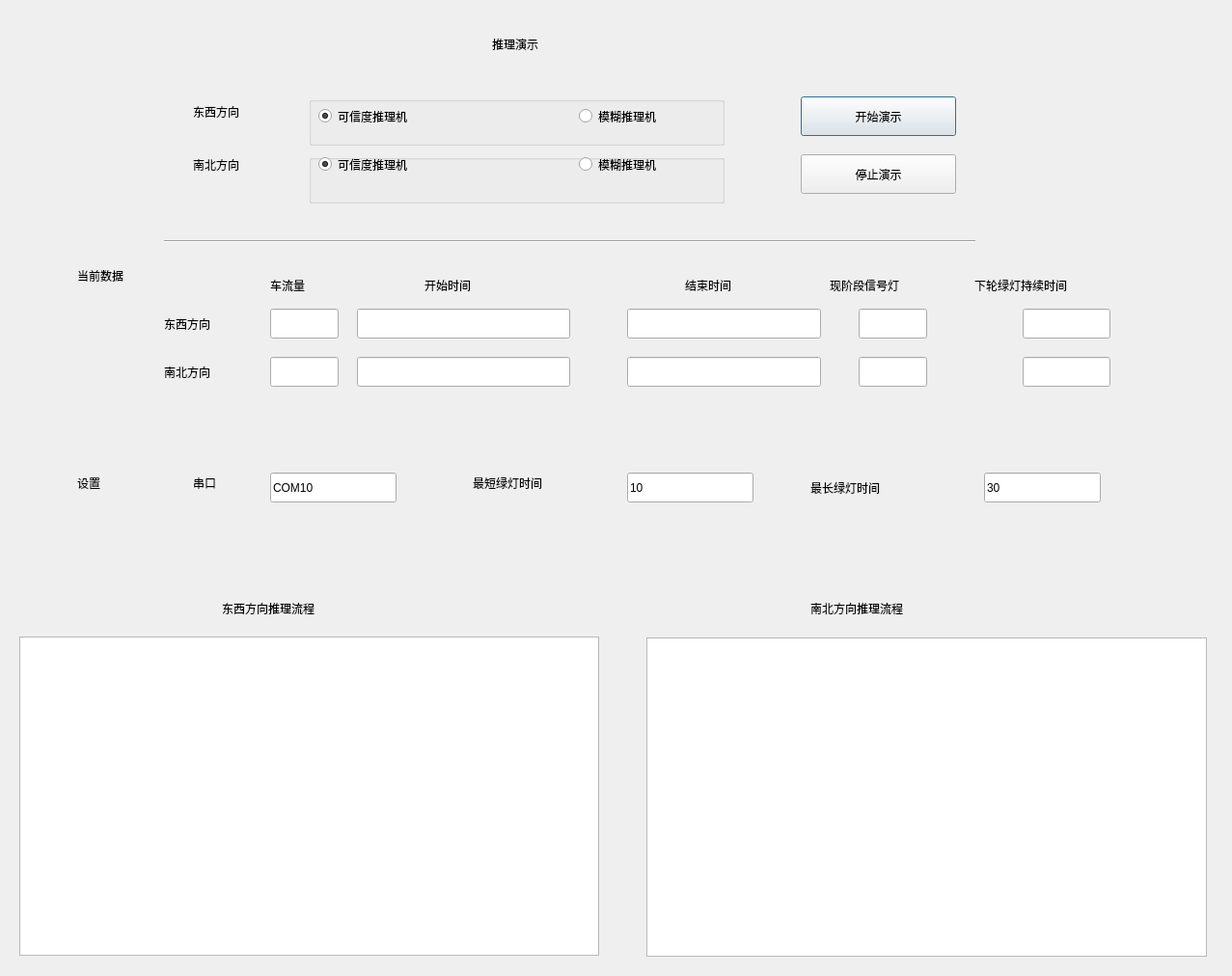
<?xml version="1.0" encoding="UTF-8"?>
<ui version="4.0">
 <class>startCollect_dialog</class>
 <widget class="QDialog" name="startCollect_dialog">
  <property name="geometry">
   <rect>
    <x>0</x>
    <y>0</y>
    <width>1277</width>
    <height>1012</height>
   </rect>
  </property>
  <property name="windowTitle">
   <string>Dialog</string>
  </property>
  <widget class="QLabel" name="label">
   <property name="geometry">
    <rect>
     <x>510</x>
     <y>20</y>
     <width>161</width>
     <height>51</height>
    </rect>
   </property>
   <property name="styleSheet">
    <string notr="true">
font: 20pt &quot;宋体&quot;;</string>
   </property>
   <property name="text">
    <string>推理演示</string>
   </property>
  </widget>
  <widget class="QLabel" name="label_2">
   <property name="geometry">
    <rect>
     <x>200</x>
     <y>100</y>
     <width>111</width>
     <height>31</height>
    </rect>
   </property>
   <property name="styleSheet">
    <string notr="true">
font: 14pt &quot;宋体&quot;;</string>
   </property>
   <property name="text">
    <string>东西方向</string>
   </property>
  </widget>
  <widget class="QLabel" name="label_3">
   <property name="geometry">
    <rect>
     <x>200</x>
     <y>160</y>
     <width>111</width>
     <height>21</height>
    </rect>
   </property>
   <property name="styleSheet">
    <string notr="true">
font: 14pt &quot;宋体&quot;;</string>
   </property>
   <property name="text">
    <string>南北方向</string>
   </property>
  </widget>
  <widget class="QPushButton" name="startcollect_btn">
   <property name="geometry">
    <rect>
     <x>830</x>
     <y>100</y>
     <width>161</width>
     <height>41</height>
    </rect>
   </property>
   <property name="styleSheet">
    <string notr="true">
font: 14pt &quot;宋体&quot;;</string>
   </property>
   <property name="text">
    <string>开始演示</string>
   </property>
  </widget>
  <widget class="QLabel" name="label_4">
   <property name="geometry">
    <rect>
     <x>80</x>
     <y>270</y>
     <width>111</width>
     <height>31</height>
    </rect>
   </property>
   <property name="styleSheet">
    <string notr="true">
font: 14pt &quot;宋体&quot;;</string>
   </property>
   <property name="text">
    <string>当前数据</string>
   </property>
  </widget>
  <widget class="QLabel" name="label_5">
   <property name="geometry">
    <rect>
     <x>170</x>
     <y>320</y>
     <width>101</width>
     <height>31</height>
    </rect>
   </property>
   <property name="styleSheet">
    <string notr="true">
font: 14pt &quot;宋体&quot;;</string>
   </property>
   <property name="text">
    <string>东西方向</string>
   </property>
  </widget>
  <widget class="QLabel" name="label_6">
   <property name="geometry">
    <rect>
     <x>170</x>
     <y>370</y>
     <width>101</width>
     <height>31</height>
    </rect>
   </property>
   <property name="styleSheet">
    <string notr="true">
font: 14pt &quot;宋体&quot;;</string>
   </property>
   <property name="text">
    <string>南北方向</string>
   </property>
  </widget>
  <widget class="QLabel" name="label_7">
   <property name="geometry">
    <rect>
     <x>280</x>
     <y>280</y>
     <width>81</width>
     <height>31</height>
    </rect>
   </property>
   <property name="styleSheet">
    <string notr="true">
font: 14pt &quot;宋体&quot;;</string>
   </property>
   <property name="text">
    <string>车流量</string>
   </property>
  </widget>
  <widget class="QLabel" name="label_8">
   <property name="geometry">
    <rect>
     <x>860</x>
     <y>280</y>
     <width>141</width>
     <height>31</height>
    </rect>
   </property>
   <property name="styleSheet">
    <string notr="true">
font: 14pt &quot;宋体&quot;;</string>
   </property>
   <property name="text">
    <string>现阶段信号灯</string>
   </property>
  </widget>
  <widget class="QLabel" name="label_9">
   <property name="geometry">
    <rect>
     <x>440</x>
     <y>280</y>
     <width>101</width>
     <height>31</height>
    </rect>
   </property>
   <property name="styleSheet">
    <string notr="true">
font: 14pt &quot;宋体&quot;;</string>
   </property>
   <property name="text">
    <string>开始时间</string>
   </property>
  </widget>
  <widget class="QLabel" name="label_10">
   <property name="geometry">
    <rect>
     <x>710</x>
     <y>280</y>
     <width>91</width>
     <height>31</height>
    </rect>
   </property>
   <property name="styleSheet">
    <string notr="true">
font: 14pt &quot;宋体&quot;;</string>
   </property>
   <property name="text">
    <string>结束时间</string>
   </property>
  </widget>
  <widget class="QLineEdit" name="ew_vehichecount_le">
   <property name="geometry">
    <rect>
     <x>280</x>
     <y>320</y>
     <width>71</width>
     <height>31</height>
    </rect>
   </property>
   <property name="styleSheet">
    <string notr="true">
font: 12pt &quot;宋体&quot;;</string>
   </property>
  </widget>
  <widget class="QLineEdit" name="sn_vehichecount_le">
   <property name="geometry">
    <rect>
     <x>280</x>
     <y>370</y>
     <width>71</width>
     <height>31</height>
    </rect>
   </property>
   <property name="styleSheet">
    <string notr="true">
font: 12pt &quot;宋体&quot;;</string>
   </property>
  </widget>
  <widget class="QTextBrowser" name="ew_process_text">
   <property name="geometry">
    <rect>
     <x>20</x>
     <y>660</y>
     <width>601</width>
     <height>331</height>
    </rect>
   </property>
   <property name="styleSheet">
    <string notr="true">
font: 12pt &quot;宋体&quot;;</string>
   </property>
  </widget>
  <widget class="QTextBrowser" name="sn_process_text">
   <property name="geometry">
    <rect>
     <x>670</x>
     <y>661</y>
     <width>581</width>
     <height>331</height>
    </rect>
   </property>
   <property name="styleSheet">
    <string notr="true">
font: 12pt &quot;宋体&quot;;</string>
   </property>
  </widget>
  <widget class="QLabel" name="label_13">
   <property name="geometry">
    <rect>
     <x>230</x>
     <y>620</y>
     <width>231</width>
     <height>21</height>
    </rect>
   </property>
   <property name="styleSheet">
    <string notr="true">
font: 14pt &quot;宋体&quot;;</string>
   </property>
   <property name="text">
    <string>东西方向推理流程</string>
   </property>
  </widget>
  <widget class="QLabel" name="label_14">
   <property name="geometry">
    <rect>
     <x>840</x>
     <y>620</y>
     <width>231</width>
     <height>21</height>
    </rect>
   </property>
   <property name="styleSheet">
    <string notr="true">
font: 14pt &quot;宋体&quot;;</string>
   </property>
   <property name="text">
    <string>南北方向推理流程</string>
   </property>
  </widget>
  <widget class="QLineEdit" name="ew_vehiche_begintime_le">
   <property name="geometry">
    <rect>
     <x>370</x>
     <y>320</y>
     <width>221</width>
     <height>31</height>
    </rect>
   </property>
   <property name="styleSheet">
    <string notr="true">
font: 12pt &quot;宋体&quot;;</string>
   </property>
  </widget>
  <widget class="QLineEdit" name="sn_vehiche_begintime_le">
   <property name="geometry">
    <rect>
     <x>370</x>
     <y>370</y>
     <width>221</width>
     <height>31</height>
    </rect>
   </property>
   <property name="styleSheet">
    <string notr="true">
font: 12pt &quot;宋体&quot;;</string>
   </property>
  </widget>
  <widget class="QLineEdit" name="ew_vehiche_endtime_le">
   <property name="geometry">
    <rect>
     <x>650</x>
     <y>320</y>
     <width>201</width>
     <height>31</height>
    </rect>
   </property>
   <property name="styleSheet">
    <string notr="true">
font: 12pt &quot;宋体&quot;;</string>
   </property>
  </widget>
  <widget class="QLineEdit" name="sn_vehiche_endtime_le">
   <property name="geometry">
    <rect>
     <x>650</x>
     <y>370</y>
     <width>201</width>
     <height>31</height>
    </rect>
   </property>
   <property name="styleSheet">
    <string notr="true">
font: 12pt &quot;宋体&quot;;</string>
   </property>
  </widget>
  <widget class="QLineEdit" name="ew_light_le">
   <property name="geometry">
    <rect>
     <x>890</x>
     <y>320</y>
     <width>71</width>
     <height>31</height>
    </rect>
   </property>
   <property name="styleSheet">
    <string notr="true">
font: 12pt &quot;宋体&quot;;</string>
   </property>
  </widget>
  <widget class="QLineEdit" name="sn_light_le">
   <property name="geometry">
    <rect>
     <x>890</x>
     <y>370</y>
     <width>71</width>
     <height>31</height>
    </rect>
   </property>
   <property name="styleSheet">
    <string notr="true">
font: 12pt &quot;宋体&quot;;</string>
   </property>
  </widget>
  <widget class="Line" name="line">
   <property name="geometry">
    <rect>
     <x>170</x>
     <y>240</y>
     <width>841</width>
     <height>20</height>
    </rect>
   </property>
   <property name="orientation">
    <enum>Qt::Horizontal</enum>
   </property>
  </widget>
  <widget class="QGroupBox" name="groupBox">
   <property name="geometry">
    <rect>
     <x>320</x>
     <y>100</y>
     <width>431</width>
     <height>51</height>
    </rect>
   </property>
   <property name="title">
    <string/>
   </property>
   <widget class="QRadioButton" name="ew_fuzzy_rbtn">
    <property name="geometry">
     <rect>
      <x>280</x>
      <y>10</y>
      <width>161</width>
      <height>21</height>
     </rect>
    </property>
    <property name="styleSheet">
     <string notr="true">
font: 14pt &quot;宋体&quot;;</string>
    </property>
    <property name="text">
     <string>模糊推理机</string>
    </property>
   </widget>
   <widget class="QRadioButton" name="ew_trust_rbtn">
    <property name="geometry">
     <rect>
      <x>10</x>
      <y>10</y>
      <width>161</width>
      <height>21</height>
     </rect>
    </property>
    <property name="styleSheet">
     <string notr="true">
font: 14pt &quot;宋体&quot;;</string>
    </property>
    <property name="text">
     <string>可信度推理机</string>
    </property>
    <property name="checked">
     <bool>true</bool>
    </property>
   </widget>
  </widget>
  <widget class="QGroupBox" name="groupBox_2">
   <property name="geometry">
    <rect>
     <x>320</x>
     <y>160</y>
     <width>431</width>
     <height>51</height>
    </rect>
   </property>
   <property name="title">
    <string/>
   </property>
   <widget class="QRadioButton" name="sn_fuzzy_rbtn">
    <property name="geometry">
     <rect>
      <x>280</x>
      <y>0</y>
      <width>161</width>
      <height>21</height>
     </rect>
    </property>
    <property name="styleSheet">
     <string notr="true">
font: 14pt &quot;宋体&quot;;</string>
    </property>
    <property name="text">
     <string>模糊推理机</string>
    </property>
   </widget>
   <widget class="QRadioButton" name="sn_trust_rbtn">
    <property name="geometry">
     <rect>
      <x>10</x>
      <y>0</y>
      <width>161</width>
      <height>21</height>
     </rect>
    </property>
    <property name="styleSheet">
     <string notr="true">
font: 14pt &quot;宋体&quot;;</string>
    </property>
    <property name="text">
     <string>可信度推理机</string>
    </property>
    <property name="checked">
     <bool>true</bool>
    </property>
   </widget>
  </widget>
  <widget class="QPushButton" name="stopcollect_btn">
   <property name="geometry">
    <rect>
     <x>830</x>
     <y>160</y>
     <width>161</width>
     <height>41</height>
    </rect>
   </property>
   <property name="styleSheet">
    <string notr="true">
font: 14pt &quot;宋体&quot;;</string>
   </property>
   <property name="text">
    <string>停止演示</string>
   </property>
  </widget>
  <widget class="QLabel" name="label_11">
   <property name="geometry">
    <rect>
     <x>1010</x>
     <y>270</y>
     <width>191</width>
     <height>51</height>
    </rect>
   </property>
   <property name="styleSheet">
    <string notr="true">
font: 14pt &quot;宋体&quot;;</string>
   </property>
   <property name="text">
    <string>下轮绿灯持续时间</string>
   </property>
  </widget>
  <widget class="QLineEdit" name="ew_light_time">
   <property name="geometry">
    <rect>
     <x>1060</x>
     <y>320</y>
     <width>91</width>
     <height>31</height>
    </rect>
   </property>
   <property name="styleSheet">
    <string notr="true">
font: 12pt &quot;宋体&quot;;</string>
   </property>
  </widget>
  <widget class="QLineEdit" name="sn_light_time">
   <property name="geometry">
    <rect>
     <x>1060</x>
     <y>370</y>
     <width>91</width>
     <height>31</height>
    </rect>
   </property>
   <property name="styleSheet">
    <string notr="true">
font: 12pt &quot;宋体&quot;;</string>
   </property>
  </widget>
  <widget class="QLabel" name="label_12">
   <property name="geometry">
    <rect>
     <x>80</x>
     <y>490</y>
     <width>71</width>
     <height>21</height>
    </rect>
   </property>
   <property name="styleSheet">
    <string notr="true">
font: 14pt &quot;宋体&quot;;</string>
   </property>
   <property name="text">
    <string>设置</string>
   </property>
  </widget>
  <widget class="QLabel" name="label_15">
   <property name="geometry">
    <rect>
     <x>200</x>
     <y>490</y>
     <width>81</width>
     <height>21</height>
    </rect>
   </property>
   <property name="styleSheet">
    <string notr="true">
font: 14pt &quot;宋体&quot;;</string>
   </property>
   <property name="text">
    <string>串口</string>
   </property>
  </widget>
  <widget class="QLabel" name="label_16">
   <property name="geometry">
    <rect>
     <x>490</x>
     <y>490</y>
     <width>141</width>
     <height>21</height>
    </rect>
   </property>
   <property name="styleSheet">
    <string notr="true">
font: 14pt &quot;宋体&quot;;</string>
   </property>
   <property name="text">
    <string>最短绿灯时间</string>
   </property>
  </widget>
  <widget class="QLineEdit" name="port_le">
   <property name="geometry">
    <rect>
     <x>280</x>
     <y>490</y>
     <width>131</width>
     <height>31</height>
    </rect>
   </property>
   <property name="styleSheet">
    <string notr="true">
font: 12pt &quot;宋体&quot;;</string>
   </property>
   <property name="text">
    <string>COM10</string>
   </property>
  </widget>
  <widget class="QLineEdit" name="mintime_le">
   <property name="geometry">
    <rect>
     <x>650</x>
     <y>490</y>
     <width>131</width>
     <height>31</height>
    </rect>
   </property>
   <property name="styleSheet">
    <string notr="true">
font: 12pt &quot;宋体&quot;;</string>
   </property>
   <property name="text">
    <string>10</string>
   </property>
  </widget>
  <widget class="QLabel" name="label_17">
   <property name="geometry">
    <rect>
     <x>840</x>
     <y>490</y>
     <width>151</width>
     <height>31</height>
    </rect>
   </property>
   <property name="styleSheet">
    <string notr="true">
font: 14pt &quot;宋体&quot;;</string>
   </property>
   <property name="text">
    <string>最长绿灯时间</string>
   </property>
  </widget>
  <widget class="QLineEdit" name="maxtime_le">
   <property name="geometry">
    <rect>
     <x>1020</x>
     <y>490</y>
     <width>121</width>
     <height>31</height>
    </rect>
   </property>
   <property name="styleSheet">
    <string notr="true">
font: 12pt &quot;宋体&quot;;</string>
   </property>
   <property name="text">
    <string>30</string>
   </property>
  </widget>
 </widget>
 <resources/>
 <connections/>
</ui>
